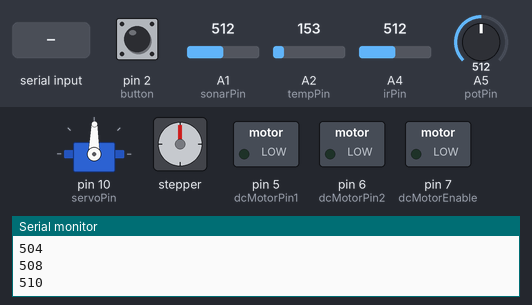
The sketch below on a simulated Arduino Uno, built with avr-gcc and run on an emulated ATmega328P. Shown: servo, stepper motor, switched loads named in the sketch (green lamp = pin HIGH), the last lines printed to the serial monitor. The inputs (shaded band) are chosen by the test bench; at power-on: A5 (potPin) = 512, pin 2 (button) HIGH, A1 (sonarPin) = 512, A2 (tempPin) = 153, A4 (irPin) = 512. Stepper angles assume 800 steps per turn.

Above: at 1.2 s.
1.3 s: A5 (potPin) set to 716
At 3.2 s:
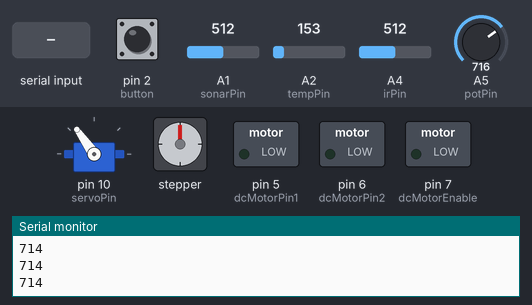
4.3 s: pin 2 (button) pulled LOW for 0.15 s
At 6.5 s:
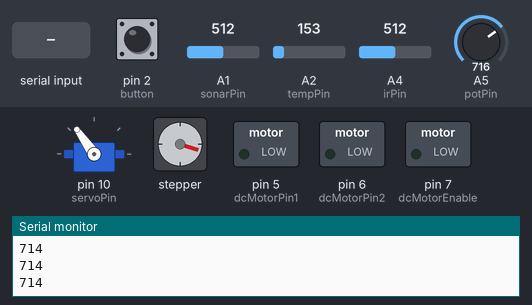
7.3 s: A5 (potPin) set to 992
At 9.3 s:
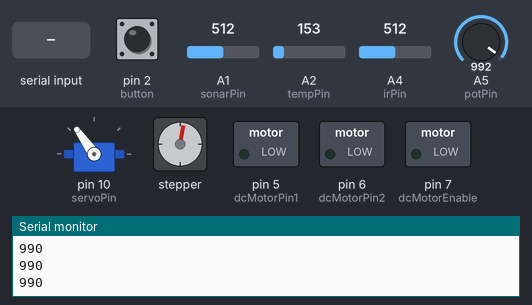
10.3 s: "m" received over Serial
At 12.3 s:
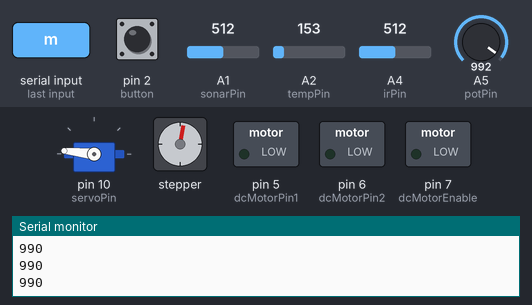
12.8 s: A5 (potPin) set to 306
At 15.5 s:
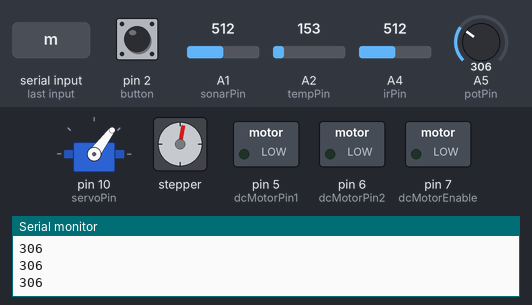
15.8 s: pin 2 (button) pulled LOW for 1 s
At 18.6 s:
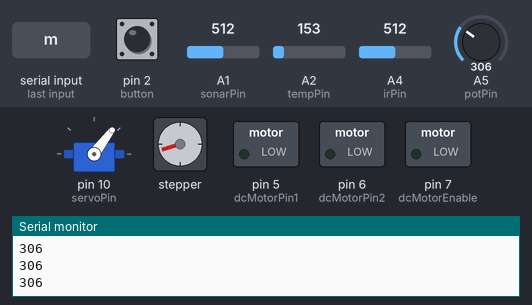
Timing chart, 0 to 20.1 s (numbered marks = the images above; inputs shaded):
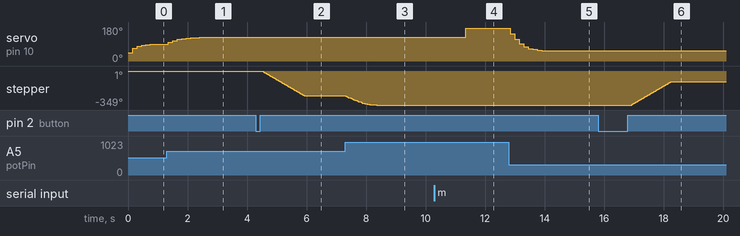

The sketch:

task7_final.ino
```cpp
/* MRSD Project Course
 * Task 7: Motors and Sensors Lab
 * Amit Bansal, Aum Jadhav, Cyrus Liu, Kazuya Otani, Max Hu
 */

 // my changes: added sensorUsing, serialreads

#include <Stepper.h>
#include <Servo.h>

/*
 * Initialize variables, pins
 */

//***** Sensors *****
#define button 2
bool bounce = false;
unsigned long lastDebounceTime = 0;
unsigned long debounceDelay = 250; //[ms]
int lastRead = 0;
unsigned long lastReadTime = 0;
unsigned long lastReadDelay = 200;

#define potPin A5
int potPast;

#define irPin A4

#define tempPin A2
const float alpha = 0.5; //for low pass filter
float tempPast = 20.0; //change this if temp stays at 0
int tempInit;

#define sonarPin A1
int sonarPast = 0;
int sonarDist;

//***** Servo motor *****
#define servoPin 10
int pos = 0;
int temp = 0;
Servo servo;  // create servo object to control a servo

//***** Stepper motor *****
#define stepPin 8
#define dirPin 9
#define stepper_mode 1
// mode 0: continuous rotation in one direction, with speed controlled by analogread
// mode 1: position control, input same as mode 0
const int stepsPerRev = 800; // (360 degrees/1.8stepangle)*4 (why 4? not sure. microstepping?)
int stepCount  = 0;
Stepper stepper(stepsPerRev, stepPin, dirPin);

//***** DC motor *****
#define dcMotorEnable 7
#define dcMotorPin1 5
#define dcMotorPin2 6
#define dcEncoder0PinA 3
#define dcEncoder0PinB 4
int dcEncoder0Pos = 0;
int dcEncoder0PinALast = LOW;
int dcN = LOW;
const int dcP = 1.0;
const int dcD = 0.1;
int dcPast = 0;
int dcDegree;
int dcRevCount;


//***** Button and state parameters
// Button press changes motor being controlled
int motorInput = 0;
int motorInputPast = 0;
const int numMotors = 4; //0: servo. 1: stepper. 2: DC pos 3: DC vel
const int numSensors = 4;

//STATE PARAMETERS
int motorUsing = 0; //0=servo, 1=stepper, 2=dcpos, 3=dcvel
int sensorUsing = 0; //0=pot, 1=IR, 2=sonar, 3=temp


void setup() {
  pinMode(dcMotorPin1, OUTPUT);
  pinMode(dcMotorPin2, OUTPUT);
  pinMode(dcMotorEnable, OUTPUT);
  pinMode (dcEncoder0PinA,INPUT);
  pinMode (dcEncoder0PinB,INPUT);
  pinMode(button, INPUT_PULLUP);
  attachInterrupt(digitalPinToInterrupt(button), buttonPress, RISING);
  Serial.begin(9600);
  servo.attach(servoPin);
  potPast = analogRead(potPin);
  tempInit = analogRead(tempPin);
}


//***** Button press interrupt stuff
void buttonPress() {
  bounce = check_bounce(); //debouncing
  if (!bounce) {
    motorUsing = ((motorUsing+1)%numMotors)%32767;
    //Serial.print("State change to ");
    //Serial.println(motorUsing);
  }
}
bool check_bounce()  // For button
//Returns true if the button rising is a bounce, false if it was actually pressed.
{
  if ( (millis() - lastDebounceTime) > debounceDelay) {
    if ( (lastRead==0) && digitalRead(button)==1 ){ //only do this for rising
      lastDebounceTime = millis();
      return false;
    }
  }
  else { return true;}
}


void loop() {

 /*
 *  Read Serial input, change modes
 */
  char command;
  if (Serial.available() > 0) {
    command = Serial.read();
  }
  if (command == 'm') {
      motorUsing = Serial.parseInt();
  }
  if (command == 's') {
      sensorUsing =  Serial.parseInt();
  }

 /*
 *  Read from sensors
 */

  //***** Read from pot. ******
  int potValue = alpha*analogRead(potPin) + (1-alpha)*potPast; // low pass filter
  potPast = potValue;
  float angle = (float)potValue/1023*360; //[degrees]

  //***** Read temperature *****
  int tempValue = analogRead(tempPin);
  float voltage = tempValue * (5.0 / 1023.0);
  float tempRead = (voltage*1000 - 500)/10;
   //digital low pass filter
  float temp =  alpha*tempRead + (1-alpha)*temp; //[celcius]


  //***** Read IR sensor *****
  int irValue = analogRead(irPin); //[cm]

  float irDist=(6762/(irValue-9))-4;
  if (irDist>80 || irDist<10)
    irDist = -1;


  //***** Read ultrasonic rangefinder *****
  int sonarValue = analogRead(sonarPin); //[inches]
  if(abs(sonarValue-sonarPast)<50){
    sonarDist = (sonarValue)/2;
  }
  else{
    sonarDist = sonarDist;
  }
  sonarPast = sonarValue;
  if (sonarDist>254) { sonarDist = 254; }
  if (sonarDist<6)   { sonarDist = 6;   }
  //Serial.println(sonarDist);

  //***** Assign value that will be sent to motors 0~1023, according to mode. *****
  switch (sensorUsing) {
    case 0:
      motorInput = potValue;
      break;
    case 1:
      motorInput = irValue;
      break;
    case 2:
      motorInput = sonarValue;
      break;
    case 3:
      motorInput = tempValue;
      break;
    default:
      motorInput = potValue;
    break;
  }
  motorInput = alpha*motorInput + (1-alpha)*motorInputPast;
  motorInputPast = motorInput;

  Serial.println(motorInput);

 /*
 *  Move motors.
 */

  //***** Move servo *****
  if(motorUsing==0){
    digitalWrite(dcMotorEnable,LOW);
    analogWrite(dcMotorPin1,0);
    analogWrite(dcMotorPin2,0);

    int servoPos = map(motorInput,0,1023,0,180);
    servo.write(servoPos);
    delay(150);
  }


  //***** Move stepper *****
  if(motorUsing==1){
    digitalWrite(dcMotorEnable,LOW);
    analogWrite(dcMotorPin1,0);
    analogWrite(dcMotorPin2,0);

    // mode 0: continuous rotation
    if (stepper_mode==0){
      int motorSpeed = map(motorInput, 0, 1023, 0, 100);
      if (motorSpeed > 0) {
        stepper.setSpeed(motorSpeed);
        stepper.step(-stepsPerRev / 100);
      }
    }

    // mode 1: position control
    if (stepper_mode==1) {
      int sensorDiff = motorInput;
      int posDesired = (int)((float)sensorDiff/1023*stepsPerRev);
      int stepsDesired = posDesired - stepCount;
        stepCount = stepCount + stepsDesired;
        stepper.setSpeed(30);
        stepper.step(-stepsDesired);
      delay(50);
    }
  }

  //***** Move DC motor *****//
  if(motorUsing==2 || motorUsing==3){ //velocity control
    digitalWrite(dcMotorEnable,HIGH);

    //***** Read from encoder *****//

    dcN = digitalRead(dcEncoder0PinA);
    if ((dcEncoder0PinALast == LOW) && (dcN == HIGH)) {
      if (digitalRead(dcEncoder0PinB) == LOW) {
        dcEncoder0Pos--;
      } else {
        dcEncoder0Pos++;
      }
     dcRevCount = dcEncoder0Pos/180;
     //dcDegree = abs((dcEncoder0Pos)%180);
     dcDegree = abs((dcEncoder0Pos*2)%360);
     //Serial.print(dcEncoder0Pos);
     //Serial.print(' ');
     //Serial.println(dcDegree);
   }
   dcEncoder0PinALast = dcN;

    //***** Position control *****//
    if(motorUsing==2){
      int dcPosDes = map(motorInput,0,1023,0,180);

      int dcSpeed = ((dcPosDes-dcDegree)*dcP + (dcDegree-dcPast)*dcD)*255/360;
        analogWrite(dcMotorPin1,127-dcSpeed);
        analogWrite(dcMotorPin2,127+dcSpeed);
      dcPast = dcDegree;

    }

    //***** Velocity control *****//
    if(motorUsing==3){
      int dcSpeed = map(motorInput,0,1023,0,255);
      analogWrite(dcMotorPin1,dcSpeed);
      analogWrite(dcMotorPin2,255-dcSpeed);
    }
  }

}
```

Measured:
- after the input at 1.3 s, servo on pin 10 (servoPin): moves from 89° to 125° over 1.1 s, starting after 0.06 s
- after the input at 4.3 s, stepper: turns 252° counter-clockwise in 1.4 s, starting after 0.23 s
- after the input at 7.3 s, stepper: turns 97° counter-clockwise in 1.1 s, starting at once
- after the input at 10.3 s, servo on pin 10 (servoPin): 125° → 174° after 1.0 s
- after the input at 12.8 s, servo on pin 10 (servoPin): moves from 174° to 53° over 1.7 s, starting after 0.05 s
- after the input at 15.8 s, stepper: turns 241° clockwise in 1.3 s, starting after 1.1 s
